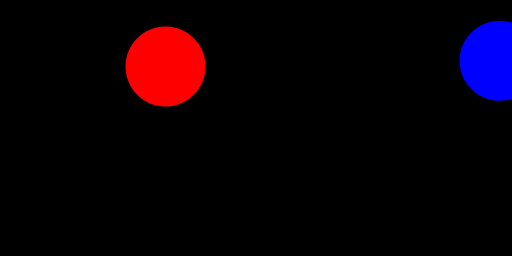
Frame 1 (no input)
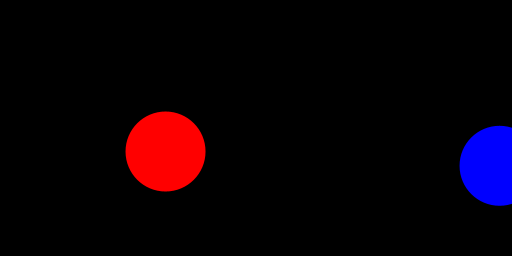
Frame 60 (the mouse pressed at the canvas centre just before this capture)
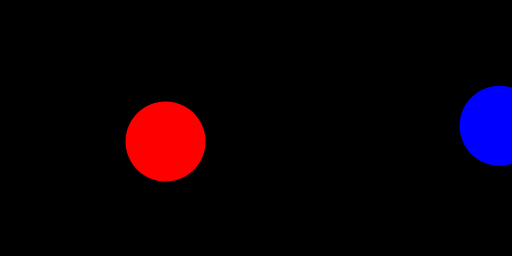
Frame 120 (the mouse held since frame 60 and released just before this capture)

The Processing sketch that drew these frames (run headless with seeded random() and noise(); from frame 60 on, the mouse is pressed at the canvas centre):

// Processing sketch: Es1
// ── Es1.pde
Ball b;
HyperBall h;

void setup(){
   size(512,256);  
    
    b = new Ball(random(width/2), random(height), 40);
    h = new HyperBall(random(width/2, width), random(height), 40);
}

void draw(){
   background(0); 
   
   b.run();
   
   h.run();
   
}

void keyPressed(){
   if(key == 'r' || key == 'R'){
      setup(); 
   }
}

// ── Ball.pde
class Ball{
   float x, y;
   float r;
   float sy = 5;
   
   
   Ball(float x, float y, float r){
       this.x = x;
       this.y = y;
       this.r = r;
   }
   
   void display(){
      noStroke();
      fill(255,0,0);
      ellipseMode(CENTER);
      ellipse(x,y , r*2, r*2);
   }
   
   
   void move(){
      y += sy;
      if(y <= 0 || y >= height){
         sy *= -1; 
      }
   }
   
   void run(){
      display();
      move();
   }
}

// ── HyperBall.pde
class HyperBall extends Ball{
   color c = color(0,0,255);
   
   HyperBall(float x, float y, float r){
      super(x,y,r); 
   }
   
   void display(){
     noStroke(); 
     fill(c); 
     ellipseMode(CENTER);
     ellipse(x,y, r*2, r*2);
   }
   
   void changeColor(){
      if(dist(mouseX, mouseY, x, y) <= r){
         c = color(random(255),random(255),random(255)); 
      }
   }
   
   void run(){
      this.display();
      super.move();
      changeColor();
   }
}
